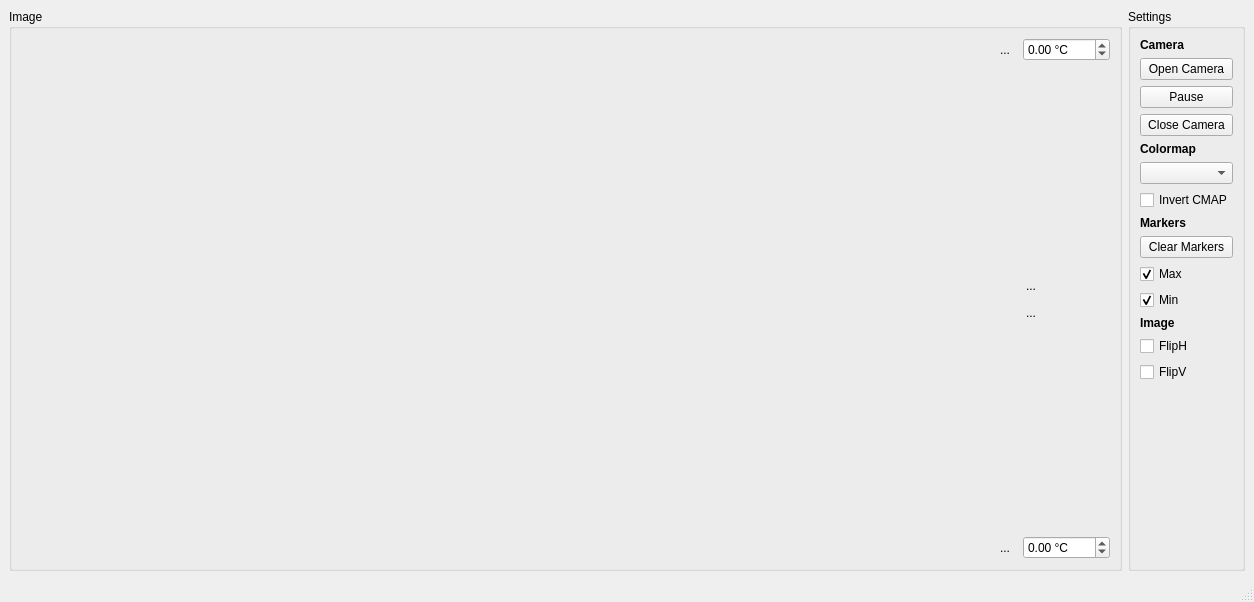
<?xml version="1.0" encoding="UTF-8"?>
<ui version="4.0">
 <class>MainWindow</class>
 <widget class="QMainWindow" name="MainWindow">
  <property name="geometry">
   <rect>
    <x>0</x>
    <y>0</y>
    <width>1254</width>
    <height>602</height>
   </rect>
  </property>
  <property name="windowTitle">
   <string>P2Pro Viewer</string>
  </property>
  <widget class="QWidget" name="centralwidget">
   <layout class="QGridLayout" name="gridLayout">
    <item row="0" column="2">
     <widget class="QGroupBox" name="groupBox">
      <property name="title">
       <string>Settings</string>
      </property>
      <layout class="QVBoxLayout" name="verticalLayout_2">
       <item>
        <widget class="QLabel" name="label_4">
         <property name="font">
          <font>
           <bold>true</bold>
          </font>
         </property>
         <property name="text">
          <string>Camera</string>
         </property>
        </widget>
       </item>
       <item>
        <widget class="QPushButton" name="btnStart">
         <property name="text">
          <string>Open Camera</string>
         </property>
        </widget>
       </item>
       <item>
        <widget class="QPushButton" name="btnPause">
         <property name="text">
          <string>Pause</string>
         </property>
         <property name="checkable">
          <bool>true</bool>
         </property>
        </widget>
       </item>
       <item>
        <widget class="QPushButton" name="btnStop">
         <property name="text">
          <string>Close Camera</string>
         </property>
        </widget>
       </item>
       <item>
        <widget class="QLabel" name="label">
         <property name="font">
          <font>
           <bold>true</bold>
          </font>
         </property>
         <property name="text">
          <string>Colormap</string>
         </property>
        </widget>
       </item>
       <item>
        <widget class="QComboBox" name="colormap"/>
       </item>
       <item>
        <widget class="QCheckBox" name="colorInvert">
         <property name="text">
          <string>Invert CMAP</string>
         </property>
        </widget>
       </item>
       <item>
        <widget class="QLabel" name="label_2">
         <property name="font">
          <font>
           <bold>true</bold>
          </font>
         </property>
         <property name="text">
          <string>Markers</string>
         </property>
        </widget>
       </item>
       <item>
        <widget class="QPushButton" name="delMkr">
         <property name="text">
          <string>Clear Markers</string>
         </property>
        </widget>
       </item>
       <item>
        <widget class="QCheckBox" name="showMax">
         <property name="text">
          <string>Max</string>
         </property>
         <property name="checked">
          <bool>true</bool>
         </property>
        </widget>
       </item>
       <item>
        <widget class="QCheckBox" name="showMin">
         <property name="text">
          <string>Min</string>
         </property>
         <property name="checked">
          <bool>true</bool>
         </property>
        </widget>
       </item>
       <item>
        <widget class="QLabel" name="label_3">
         <property name="font">
          <font>
           <bold>true</bold>
          </font>
         </property>
         <property name="text">
          <string>Image</string>
         </property>
        </widget>
       </item>
       <item>
        <widget class="QCheckBox" name="flipH">
         <property name="text">
          <string>FlipH</string>
         </property>
        </widget>
       </item>
       <item>
        <widget class="QCheckBox" name="flipV">
         <property name="text">
          <string>FlipV</string>
         </property>
        </widget>
       </item>
       <item>
        <spacer name="verticalSpacer_3">
         <property name="orientation">
          <enum>Qt::Vertical</enum>
         </property>
         <property name="sizeHint" stdset="0">
          <size>
           <width>20</width>
           <height>40</height>
          </size>
         </property>
        </spacer>
       </item>
      </layout>
     </widget>
    </item>
    <item row="0" column="0">
     <widget class="QGroupBox" name="groupBox_2">
      <property name="title">
       <string>Image</string>
      </property>
      <layout class="QHBoxLayout" name="horizontalLayout">
       <item>
        <widget class="QCustomPlot" name="plot" native="true">
         <property name="sizePolicy">
          <sizepolicy hsizetype="Expanding" vsizetype="Preferred">
           <horstretch>0</horstretch>
           <verstretch>0</verstretch>
          </sizepolicy>
         </property>
        </widget>
       </item>
       <item>
        <layout class="QVBoxLayout" name="verticalLayout">
         <item>
          <layout class="QHBoxLayout" name="horizontalLayout_3">
           <item>
            <widget class="QToolButton" name="lockUpper">
             <property name="text">
              <string>...</string>
             </property>
             <property name="icon">
              <iconset resource="res.qrc">
               <normaloff>:/icons/folder-locked.svg</normaloff>:/icons/folder-locked.svg</iconset>
             </property>
             <property name="iconSize">
              <size>
               <width>24</width>
               <height>24</height>
              </size>
             </property>
             <property name="checkable">
              <bool>true</bool>
             </property>
             <property name="autoRaise">
              <bool>true</bool>
             </property>
            </widget>
           </item>
           <item>
            <widget class="QDoubleSpinBox" name="upperBound">
             <property name="suffix">
              <string> °C</string>
             </property>
             <property name="minimum">
              <double>-300.000000000000000</double>
             </property>
             <property name="maximum">
              <double>9999.000000000000000</double>
             </property>
            </widget>
           </item>
          </layout>
         </item>
         <item>
          <spacer name="verticalSpacer">
           <property name="orientation">
            <enum>Qt::Vertical</enum>
           </property>
           <property name="sizeHint" stdset="0">
            <size>
             <width>20</width>
             <height>40</height>
            </size>
           </property>
          </spacer>
         </item>
         <item>
          <layout class="QHBoxLayout" name="horizontalLayout_5">
           <item>
            <layout class="QVBoxLayout" name="verticalLayout_3">
             <item>
              <widget class="QToolButton" name="lockb">
               <property name="text">
                <string>...</string>
               </property>
               <property name="icon">
                <iconset resource="res.qrc">
                 <normaloff>:/icons/folder-locked.svg</normaloff>:/icons/folder-locked.svg</iconset>
               </property>
               <property name="iconSize">
                <size>
                 <width>24</width>
                 <height>24</height>
                </size>
               </property>
               <property name="autoRaise">
                <bool>true</bool>
               </property>
              </widget>
             </item>
             <item>
              <widget class="QToolButton" name="unlockb">
               <property name="text">
                <string>...</string>
               </property>
               <property name="icon">
                <iconset resource="res.qrc">
                 <normaloff>:/icons/document-decrypt.svg</normaloff>:/icons/document-decrypt.svg</iconset>
               </property>
               <property name="iconSize">
                <size>
                 <width>24</width>
                 <height>24</height>
                </size>
               </property>
               <property name="autoRaise">
                <bool>true</bool>
               </property>
              </widget>
             </item>
            </layout>
           </item>
           <item>
            <spacer name="horizontalSpacer_2">
             <property name="orientation">
              <enum>Qt::Horizontal</enum>
             </property>
             <property name="sizeType">
              <enum>QSizePolicy::Minimum</enum>
             </property>
             <property name="sizeHint" stdset="0">
              <size>
               <width>40</width>
               <height>20</height>
              </size>
             </property>
            </spacer>
           </item>
          </layout>
         </item>
         <item>
          <spacer name="verticalSpacer_2">
           <property name="orientation">
            <enum>Qt::Vertical</enum>
           </property>
           <property name="sizeHint" stdset="0">
            <size>
             <width>20</width>
             <height>40</height>
            </size>
           </property>
          </spacer>
         </item>
         <item>
          <layout class="QHBoxLayout" name="horizontalLayout_2">
           <item>
            <widget class="QToolButton" name="lockLower">
             <property name="text">
              <string>...</string>
             </property>
             <property name="icon">
              <iconset resource="res.qrc">
               <normaloff>:/icons/folder-locked.svg</normaloff>:/icons/folder-locked.svg</iconset>
             </property>
             <property name="iconSize">
              <size>
               <width>24</width>
               <height>24</height>
              </size>
             </property>
             <property name="checkable">
              <bool>true</bool>
             </property>
             <property name="autoRaise">
              <bool>true</bool>
             </property>
            </widget>
           </item>
           <item>
            <widget class="QDoubleSpinBox" name="lowerBound">
             <property name="suffix">
              <string> °C</string>
             </property>
             <property name="minimum">
              <double>-300.000000000000000</double>
             </property>
             <property name="maximum">
              <double>9999.000000000000000</double>
             </property>
            </widget>
           </item>
          </layout>
         </item>
        </layout>
       </item>
      </layout>
     </widget>
    </item>
   </layout>
  </widget>
  <widget class="QStatusBar" name="statusBar"/>
 </widget>
 <customwidgets>
  <customwidget>
   <class>QCustomPlot</class>
   <extends>QWidget</extends>
   <header>qcp/qcustomplot.h</header>
   <container>1</container>
  </customwidget>
 </customwidgets>
 <resources>
  <include location="res.qrc"/>
 </resources>
 <connections/>
</ui>
